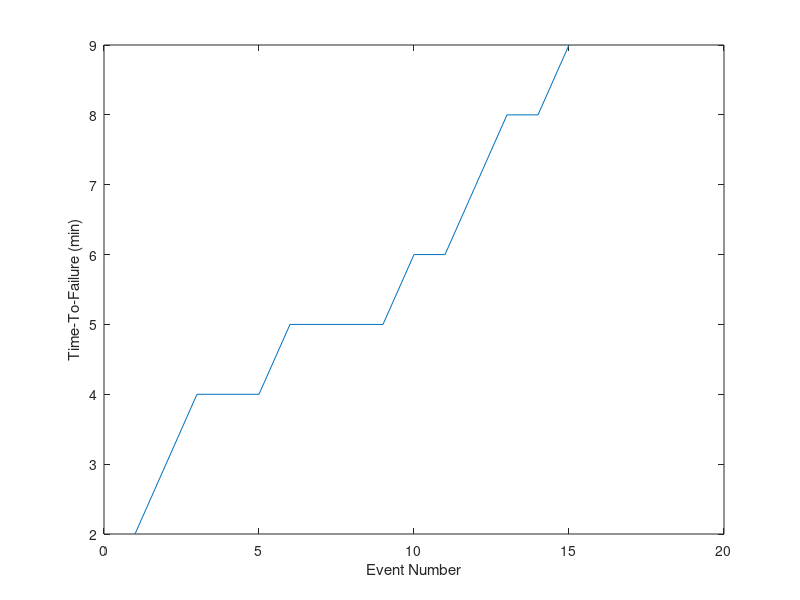
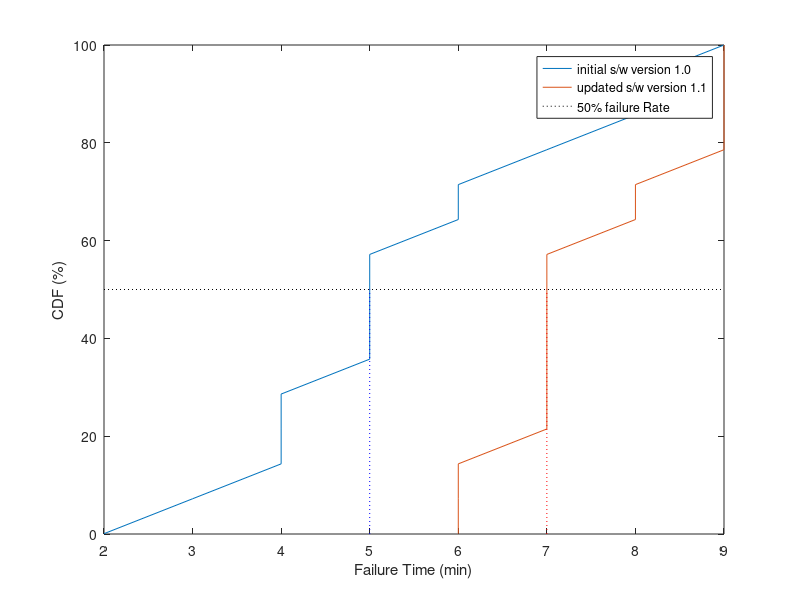

Reproduce these figures in MATLAB, in order.
%% Weibull to predict failure rate

% https://www.zvei.org/fileadmin/user_upload/Presse_und_Medien/
% Publikationen/2006/Dezember/Robustness_Validation/Implementation/
% 2012-11_How-to-measure-Lifetime-for-RV-Step-by-Step_Rev19c.pdf

% Number of robots
n = 10;

% Capture a data stream (ds) fo failure events for each robot
ds1 = [0,0,0,0,0,0,0,0,0,0,0,0,0,0,0,0,1];
ds2 = [0,0,0,0,0,0,0,0,0,0,0,0,0,1]; %time interval is fixed, e.g mins

% we must also know the total robot-hours or minutes, eg.
robot_time = length(ds1) + length(ds2);

% complication - we have multiple 'life-times' per episode, can have
% collision event but this does not end the episode TODO

% consider what are the filure modes

% For each robot get the time-to-failure (TTF) distribution
ttf = [5,6,4,5,6,5,4,8,9,2,5,4,3,8,7]; %e.g.

% sort the ttf by value
ttf_sort = sort(ttf);

%% plot TTF
figure(1); clf
plot(ttf_sort)
xlabel('Event Number')
ylabel('Time-To-Failure (min)')

%% TTF-distribution, CDF or cumulative defect/failure function
% Normalise to the total number of observed failures

cdf = linspace(1/length(ttf),100,length(ttf));
figure(2); clf;
plot(ttf_sort,cdf)
xlabel('Failure Time (min)')
ylabel('CDF (%)')
legend('initial s/w version 1.0','Location','best')

%% Ideally the graph is populated with updates to the DUT
% providing improved time to failure
ttf_v2 = [7,8,6,6,7,9,9,8,9,7,7,6,7,9,7]; %e.g.
ttf_v2_sort = sort(ttf_v2);
cdf_v2 = linspace(1/length(ttf_v2),100,length(ttf_v2));
figure(2); hold on;
plot(ttf_v2_sort,cdf_v2)
legend('initial s/w version 1.0','updated s/w version 1.1', ...
    'Location','best')

%% Analyse improvement
plot([2,9],[50,50],':k')
plot([5,5],[0,50],':b')
plot([7,7],[0,50],':r')
legend('initial s/w version 1.0', ...
    'updated s/w version 1.1','50% failure Rate', ...
    'Location','best')


